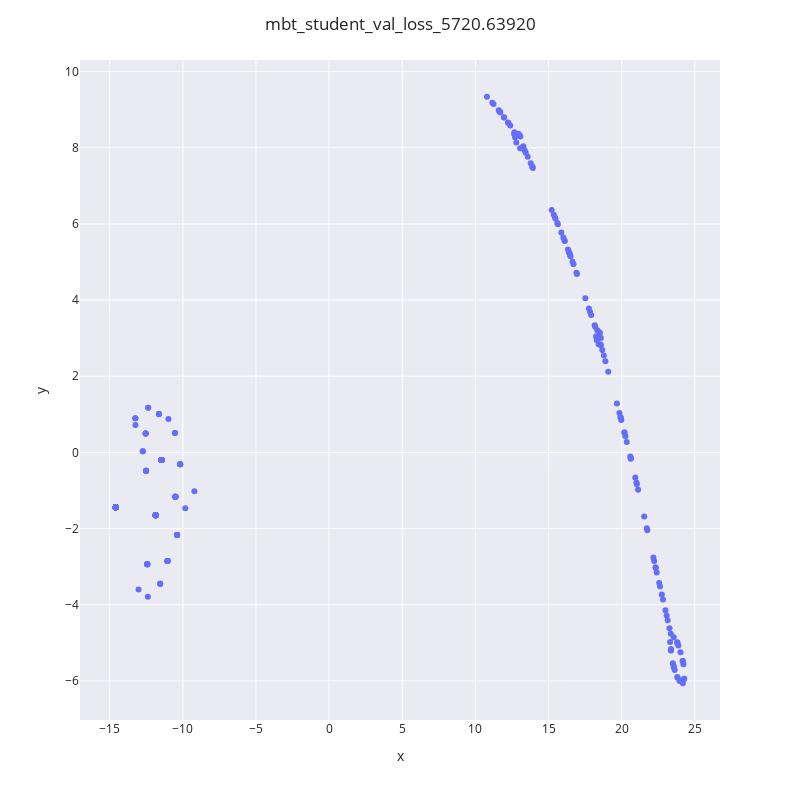

The code cell stored with this chart in its notebook:
### Code cell
plot_embeddings(embeddings_cleaned, chkpt_name)

### Figure 1 — Plotly figure (JSON) as saved in the notebook; plotly's stock layout.template omitted (floating-point values rounded to 4 significant figures; data arrays with more than 128 entries replaced by an {"elided": "..."} marker saying what was removed)
{"data": [{"customdata": {"elided": "312x1 str values"}, "hovertemplate": "x=%{x}<br>y=%{y}<br>labels=%{customdata[0]}<extra></extra>", "legendgroup": "", "marker": {"color": "#636efa", "symbol": "circle"}, "mode": "markers", "name": "", "orientation": "v", "showlegend": false, "type": "scatter", "x": {"elided": "312 float values"}, "xaxis": "x", "y": {"elided": "312 float values"}, "yaxis": "y"}], "layout": {"autosize": false, "height": 800, "legend": {"tracegroupgap": 0}, "margin": {"t": 60}, "title": {"text": "mbt_student_val_loss_5720.63920"}, "width": 800, "xaxis": {"anchor": "y", "domain": [0, 1], "title": {"text": "x"}}, "yaxis": {"anchor": "x", "domain": [0, 1], "title": {"text": "y"}}}}
